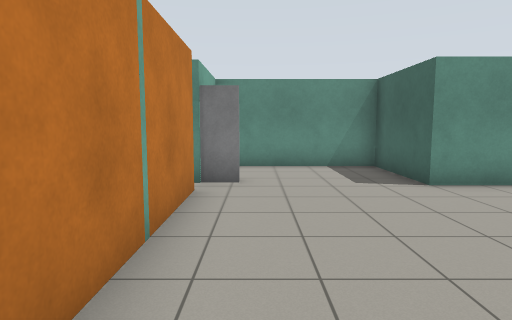
view 1 (above)

18 first-person views from a walk through a Gazebo world. The camera is 1.2 m above the floor, tilts 6° down and sees 75° across. The floor is counted in squares, 1 m on a side. Each view is taken from the middle of a square. On the plan, view 1 faces up. The plan holds only what a view shows up to about 14 squares ahead; the rest is blank. Robots are left out.

view 2
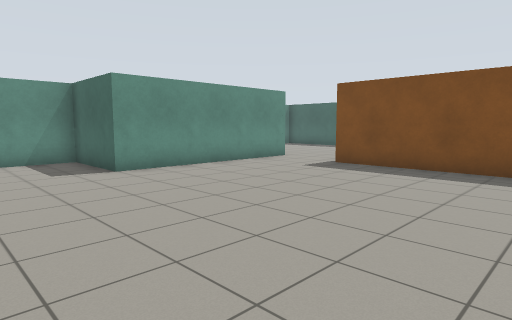

view 3
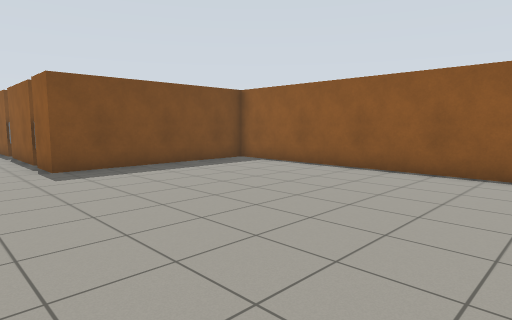

view 4
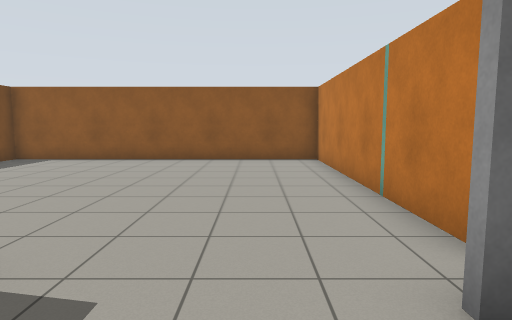

view 5
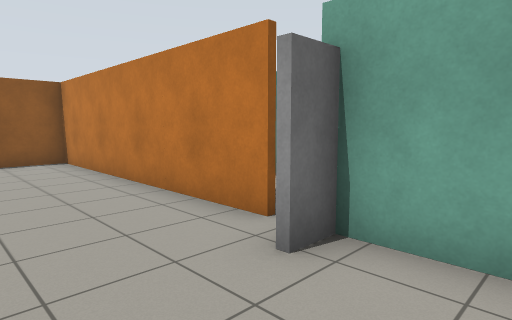

view 6
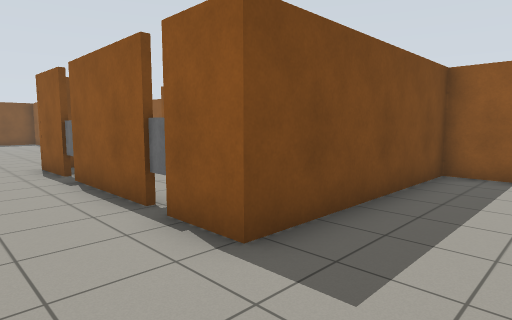

view 7
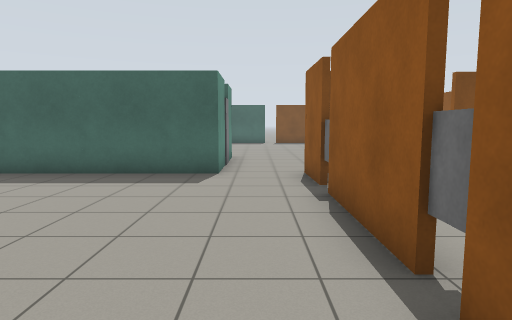

view 8
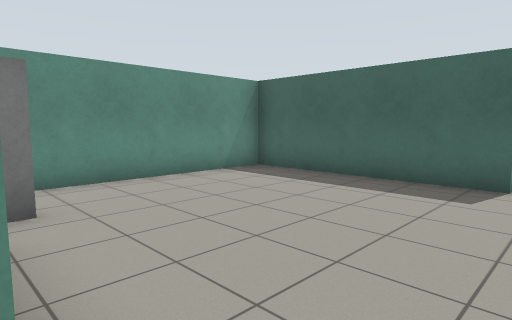

view 9
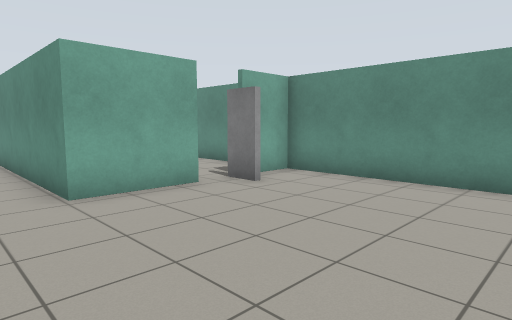

view 10
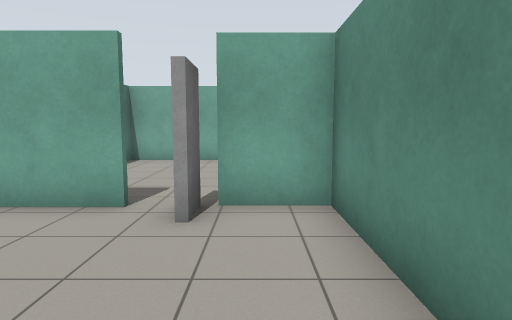

view 11
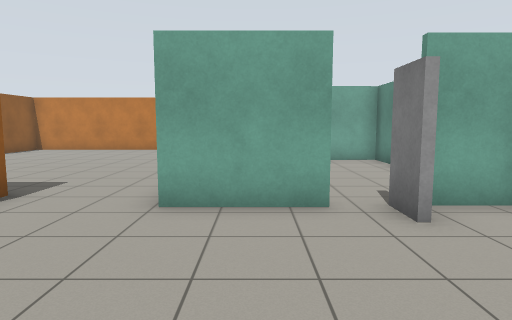

view 12
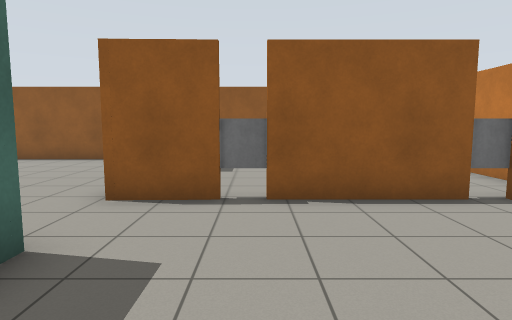

view 13
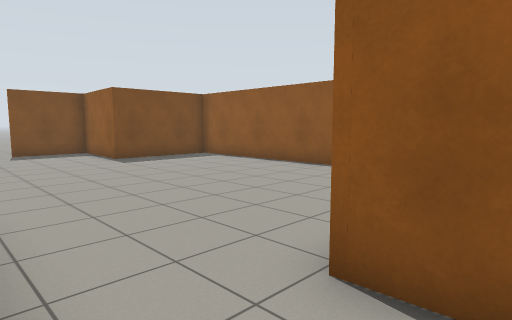

view 14
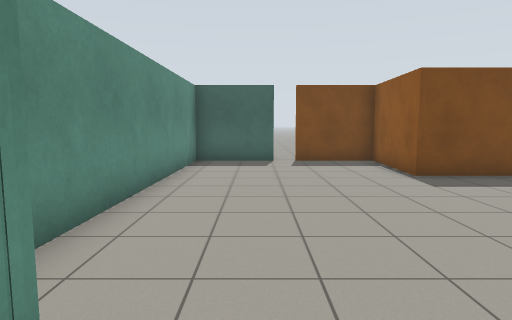

view 15
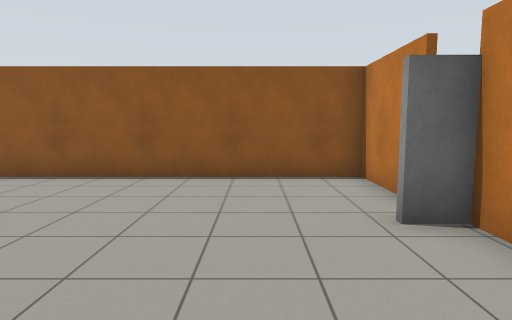

view 16
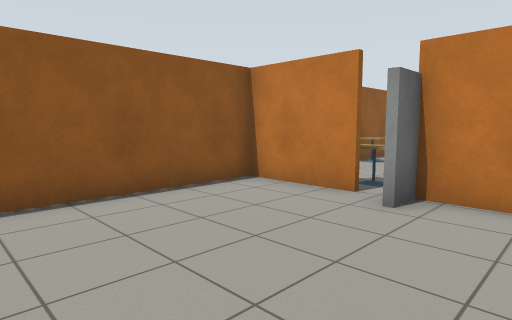

view 17
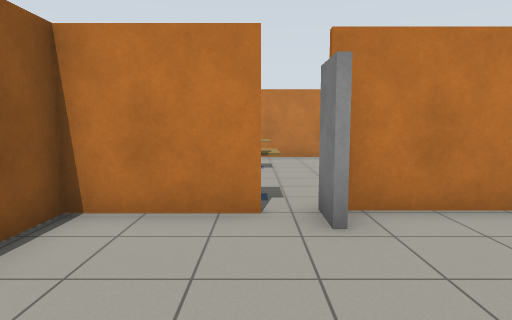

view 18
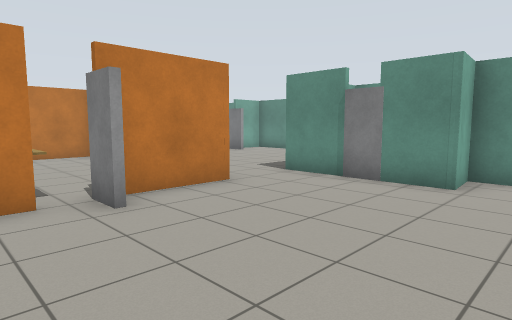

### Floor plan
Points are (right, up) in squares from view 1. A wall is a line through its corners. A room is listed if a view was taken in it or the views show most of it. See-through windows are left out.
Room 1 (views 1, 2, 3, 4, 5, 6)
walls: (8.5, 6.6) (3.5, 6.6) (3.5, 9.7) (-0.5, 9.7); (-1.1, 6.1) (-1.1, -2.6) (9.4, -2.6) (9.4, 3.9); (-1.1, 8.8) (-1.1, 7.5)
ways out: opening at (9.5, 5.5) to room 2
objects: door leaf (-1, 7)
Room 2 (views 7, 8, 9, 10, 11, 12, 13)
walls: (10.2, 9.1) (10.2, 6.6) (8.5, 6.6); (11.5, 3.6) (14.5, 3.7); (15.5, 3.7) (17.4, 3.8); (17.2, 5.9) (17.2, 12.1) (10.2, 12.1) (10.2, 10.5); (9.6, 3.5) (9.6, 2.5); (9.3, 3.5) (10.4, 3.6)
ways out: opening at (9.5, 5.5) to room 1; opening at (17, 5) to room 3; gap at (10, 9) to room 4
objects: door leaf (10, 10) to (11, 10); window (11, 3) to (11, 4); window (15, 3) to (15, 4)
Room 3 (views 14, 15, 16, 17, 18)
walls: (18.6, 5.9) (17.2, 5.9); (17.4, 3.8) (17.4, 1); (17.4, -0.4) (17.4, -1.5); (27.8, -2.3) (27.8, 1.2) (31.2, 1.1) (31.2, 3.8); (17.5, -2.6) (27.4, -2.6); (31.2, 4.4) (31.2, 7) (21.2, 7.2) (21.3, 5.9) (19.9, 5.9)
ways out: opening at (17, 5) to room 2; opening at (31, 4)
objects: cafe table (16, 0) to (17, 0); door leaf (18, 1)
Room 4 (no view inside)
walls: (7.6, 12.1) (3.6, 12.1) (3.6, 6.7)
ways out: gap at (10, 9) to room 2

Positions as (right, up) in squares from view 1, and headings:
1: (0, 0), facing up
2: (0, -2), facing up-right
3: (0, 6), facing down-right
4: (1, 9), facing down
5: (2, 9), facing down-left
6: (7, 6), facing down-right
7: (9, 5), facing right
8: (10, 5), facing up-right
9: (16, 5), facing up-left
10: (15, 11), facing left
11: (15, 8), facing left
12: (15, 9), facing down
13: (16, 6), facing down-right
14: (20, 5), facing right
15: (20, 5), facing down
16: (23, 3), facing down-left
17: (22, 0), facing left
18: (23, -1), facing up-left
